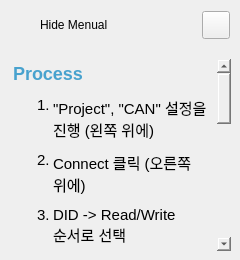
        <widget class="QFrame" name="extraLeftBox">
         <property name="minimumSize">
          <size>
           <width>0</width>
           <height>0</height>
          </size>
         </property>
         <property name="maximumSize">
          <size>
           <width>0</width>
           <height>16777215</height>
          </size>
         </property>
         <property name="frameShape">
          <enum>QFrame::Shape::NoFrame</enum>
         </property>
         <property name="frameShadow">
          <enum>QFrame::Shadow::Raised</enum>
         </property>
         <layout class="QVBoxLayout" name="extraColumLayout">
          <property name="spacing">
           <number>0</number>
          </property>
          <property name="leftMargin">
           <number>0</number>
          </property>
          <property name="topMargin">
           <number>0</number>
          </property>
          <property name="rightMargin">
           <number>0</number>
          </property>
          <property name="bottomMargin">
           <number>0</number>
          </property>
          <item>
           <widget class="QFrame" name="extraTopBg">
            <property name="minimumSize">
             <size>
              <width>0</width>
              <height>50</height>
             </size>
            </property>
            <property name="maximumSize">
             <size>
              <width>16777215</width>
              <height>50</height>
             </size>
            </property>
            <property name="frameShape">
             <enum>QFrame::Shape::NoFrame</enum>
            </property>
            <property name="frameShadow">
             <enum>QFrame::Shadow::Raised</enum>
            </property>
            <layout class="QVBoxLayout" name="verticalLayout_5">
             <property name="spacing">
              <number>0</number>
             </property>
             <property name="leftMargin">
              <number>0</number>
             </property>
             <property name="topMargin">
              <number>0</number>
             </property>
             <property name="rightMargin">
              <number>0</number>
             </property>
             <property name="bottomMargin">
              <number>0</number>
             </property>
             <item>
              <layout class="QGridLayout" name="extraTopLayout">
               <property name="leftMargin">
                <number>10</number>
               </property>
               <property name="rightMargin">
                <number>10</number>
               </property>
               <property name="horizontalSpacing">
                <number>10</number>
               </property>
               <property name="verticalSpacing">
                <number>0</number>
               </property>
               <item row="0" column="0">
                <widget class="QFrame" name="extraIcon">
                 <property name="minimumSize">
                  <size>
                   <width>20</width>
                   <height>0</height>
                  </size>
                 </property>
                 <property name="maximumSize">
                  <size>
                   <width>20</width>
                   <height>20</height>
                  </size>
                 </property>
                 <property name="frameShape">
                  <enum>QFrame::Shape::NoFrame</enum>
                 </property>
                 <property name="frameShadow">
                  <enum>QFrame::Shadow::Raised</enum>
                 </property>
                </widget>
               </item>
               <item row="0" column="1">
                <widget class="QLabel" name="extraLabel">
                 <property name="minimumSize">
                  <size>
                   <width>150</width>
                   <height>0</height>
                  </size>
                 </property>
                 <property name="text">
                  <string>Hide Menual</string>
                 </property>
                </widget>
               </item>
               <item row="0" column="2">
                <widget class="QPushButton" name="extraCloseColumnBtn">
                 <property name="minimumSize">
                  <size>
                   <width>28</width>
                   <height>28</height>
                  </size>
                 </property>
                 <property name="maximumSize">
                  <size>
                   <width>28</width>
                   <height>28</height>
                  </size>
                 </property>
                 <property name="cursor">
                  <cursorShape>PointingHandCursor</cursorShape>
                 </property>
                 <property name="toolTip">
                  <string>Close left box</string>
                 </property>
                 <property name="text">
                  <string/>
                 </property>
                 <property name="icon">
                  <iconset resource="resources.qrc">
                   <normaloff>:/icons/images/icons/icon_close.png</normaloff>:/icons/images/icons/icon_close.png</iconset>
                 </property>
                 <property name="iconSize">
                  <size>
                   <width>20</width>
                   <height>20</height>
                  </size>
                 </property>
                </widget>
               </item>
              </layout>
             </item>
            </layout>
           </widget>
          </item>
          <item>
           <widget class="QFrame" name="extraContent">
            <property name="frameShape">
             <enum>QFrame::Shape::NoFrame</enum>
            </property>
            <property name="frameShadow">
             <enum>QFrame::Shadow::Raised</enum>
            </property>
            <layout class="QVBoxLayout" name="verticalLayout_12">
             <property name="spacing">
              <number>0</number>
             </property>
             <property name="leftMargin">
              <number>0</number>
             </property>
             <property name="topMargin">
              <number>0</number>
             </property>
             <property name="rightMargin">
              <number>0</number>
             </property>
             <property name="bottomMargin">
              <number>0</number>
             </property>
             <item alignment="Qt::AlignmentFlag::AlignTop">
              <widget class="QFrame" name="extraTopMenu">
               <property name="frameShape">
                <enum>QFrame::Shape::NoFrame</enum>
               </property>
               <property name="frameShadow">
                <enum>QFrame::Shadow::Raised</enum>
               </property>
               <layout class="QVBoxLayout" name="verticalLayout_11">
                <property name="spacing">
                 <number>0</number>
                </property>
                <property name="leftMargin">
                 <number>0</number>
                </property>
                <property name="topMargin">
                 <number>0</number>
                </property>
                <property name="rightMargin">
                 <number>0</number>
                </property>
                <property name="bottomMargin">
                 <number>0</number>
                </property>
               </layout>
              </widget>
             </item>
             <item>
              <widget class="QFrame" name="extraCenter">
               <property name="frameShape">
                <enum>QFrame::Shape::NoFrame</enum>
               </property>
               <property name="frameShadow">
                <enum>QFrame::Shadow::Raised</enum>
               </property>
               <layout class="QVBoxLayout" name="verticalLayout_10">
                <item>
                 <widget class="QTextEdit" name="textEdit">
                  <property name="minimumSize">
                   <size>
                    <width>222</width>
                    <height>0</height>
                   </size>
                  </property>
                  <property name="styleSheet">
                   <string notr="true">background: transparent;</string>
                  </property>
                  <property name="frameShape">
                   <enum>QFrame::Shape::NoFrame</enum>
                  </property>
                  <property name="readOnly">
                   <bool>true</bool>
                  </property>
                  <property name="html">
                   <string>&lt;!DOCTYPE HTML PUBLIC &quot;-//W3C//DTD HTML 4.0//EN&quot; &quot;http://www.w3.org/TR/REC-html40/strict.dtd&quot;&gt;
&lt;html&gt;&lt;head&gt;&lt;meta name=&quot;qrichtext&quot; content=&quot;1&quot; /&gt;&lt;meta charset=&quot;utf-8&quot; /&gt;&lt;style type=&quot;text/css&quot;&gt;
p, li { white-space: pre-wrap; }
hr { height: 1px; border-width: 0; }
li.unchecked::marker { content: &quot;\2610&quot;; }
li.checked::marker { content: &quot;\2612&quot;; }
&lt;/style&gt;&lt;/head&gt;&lt;body style=&quot; font-family:'Segoe UI'; font-size:10pt; font-weight:400; font-style:normal;&quot;&gt;
&lt;h2 style=&quot; margin-top:20px; margin-bottom:12px; margin-left:0px; margin-right:0px; -qt-block-indent:0; text-indent:0px;&quot;&gt;&lt;span style=&quot; font-size:14pt; font-weight:700; color:#48a2ce;&quot;&gt;Process&lt;/span&gt;&lt;/h2&gt;
&lt;ol style=&quot;margin-top: 0px; margin-bottom: 0px; margin-left: 0px; margin-right: 0px; -qt-list-indent: 1;&quot;&gt;
&lt;li style=&quot; font-size:11pt;&quot; style=&quot; margin-top:0px; margin-bottom:10px; margin-left:0px; margin-right:0px; -qt-block-indent:0; text-indent:0px;&quot;&gt;&amp;quot;Project&amp;quot;, &amp;quot;CAN&amp;quot; 설정을 진행 (왼쪽 위에)    &lt;/li&gt;
&lt;li style=&quot; font-size:11pt;&quot; style=&quot; margin-top:0px; margin-bottom:10px; margin-left:0px; margin-right:0px; -qt-block-indent:0; text-indent:0px;&quot;&gt;Connect 클릭 (오른쪽 위에)    &lt;/li&gt;
&lt;li style=&quot; font-size:11pt;&quot; style=&quot; margin-top:0px; margin-bottom:10px; margin-left:0px; margin-right:0px; -qt-block-indent:0; text-indent:0px;&quot;&gt;DID -&amp;gt; Read/Write 순서로 선택    &lt;/li&gt;
&lt;li style=&quot; font-size:11pt;&quot; style=&quot; margin-top:0px; margin-bottom:10px; margin-left:0px; margin-right:0px; -qt-block-indent:0; text-indent:0px;&quot;&gt;값 설정 후 Send 클릭 (이 페이지를 접어주세요)&lt;/li&gt;&lt;/ol&gt;
&lt;h2 style=&quot; margin-top:20px; margin-bottom:12px; margin-left:0px; margin-right:0px; -qt-block-indent:0; text-indent:0px;&quot;&gt;&lt;span style=&quot; font-size:14pt; font-weight:700; color:#48a2ce;&quot;&gt;Cautions&lt;/span&gt;&lt;/h2&gt;
&lt;ul style=&quot;margin-top: 0px; margin-bottom: 0px; margin-left: 0px; margin-right: 0px; -qt-list-indent: 1;&quot;&gt;
&lt;li style=&quot; font-size:11pt;&quot; style=&quot; margin-top:0px; margin-bottom:10px; margin-left:0px; margin-right:0px; -qt-block-indent:0; text-indent:0px;&quot;&gt;Read 또는 Write 기능 중 &lt;span style=&quot; font-weight:700; color:#ffffff;&quot;&gt;하나만 제공하는 DID는 자동선택&lt;/span&gt;됩니다.    &lt;/li&gt;
&lt;li style=&quot; font-size:11pt;&quot; style=&quot; margin-top:0px; margin-bottom:10px; margin-left:0px; margin-right:0px; -qt-block-indent:0; text-indent:0px;&quot;&gt;흰색 글자 + 흰색 테두리일 경우 &lt;span style=&quot; font-weight:700; color:#ffffff;&quot;&gt;설정이 안된 상태입니다&lt;/span&gt;.    &lt;/li&gt;
&lt;li style=&quot; font-size:11pt;&quot; style=&quot; margin-top:0px; margin-bottom:20px; margin-left:0px; margin-right:0px; -qt-block-indent:0; text-indent:0px;&quot;&gt;Read 후에 Write 기능을 사용할 경우 Read 했던 값이 &lt;span style=&quot; font-weight:700; color:#ffffff;&quot;&gt;저장&lt;/span&gt; 됩니다.     &lt;/li&gt;
&lt;li style=&quot; font-size:11pt;&quot; style=&quot; margin-top:0px; margin-bottom:10px; margin-left:0px; margin-right:0px; -qt-block-indent:0; text-indent:0px;&quot;&gt;&lt;span style=&quot; font-weight:700;&quot;&gt;Connect 된 후에&lt;/span&gt; Search 기능 사용가능합니다&lt;/li&gt;&lt;/ul&gt;&lt;/body&gt;&lt;/html&gt;</string>
                  </property>
                 </widget>
                </item>
               </layout>
              </widget>
             </item>
             <item>
              <widget class="QFrame" name="extraBottom">
               <property name="frameShape">
                <enum>QFrame::Shape::NoFrame</enum>
               </property>
               <property name="frameShadow">
                <enum>QFrame::Shadow::Raised</enum>
               </property>
              </widget>
             </item>
            </layout>
           </widget>
          </item>
         </layout>
        </widget>
